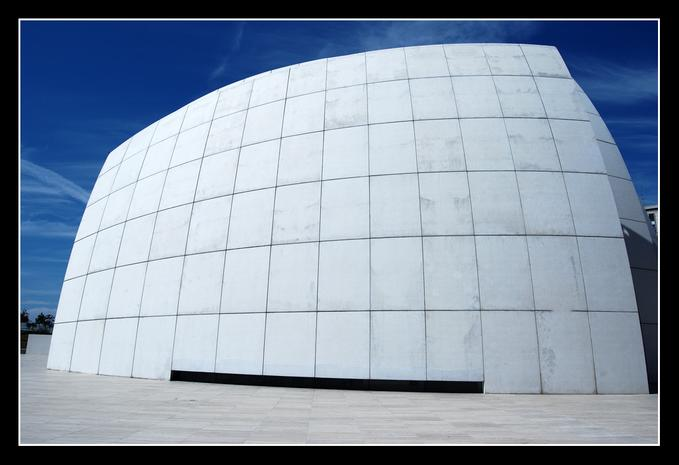
//> input picture Building1.bmp, 679 x 465 px
$ ./Assignment3 Building1.bmp   (built with g++ and OpenCV 4)
//> lines starting //> are read from the running program, lines starting //| are printed output that depends on the picture
#include <opencv2/core/core.hpp>
#include <opencv2/highgui/highgui.hpp>

#include <iostream>


// For using my code you need to change the output source with name like f1 E1 E1_1 Es1 for different results
//Thanks Okan Gul

using namespace std;
using namespace cv;


int xGradient(Mat image, int x, int y)
{
    return image.at<Vec3b>(y-1, x-1)[2] + 2*image.at<Vec3b>(y, x-1)[2] +image.at<Vec3b>(y+1, x-1)[2] -image.at<Vec3b>(y-1, x+1)[2] -2*image.at<Vec3b>(y, x+1)[2] - image.at<Vec3b>(y+1, x+1)[2];
}

// Computes the y component of the gradient vector
// at a given point in a image
// returns gradient in the y direction

int yGradient(Mat image, int x, int y)
{
    return image.at<Vec3b>(y-1, x-1)[2] + 2*image.at<Vec3b>(y-1, x)[2] + image.at<Vec3b>(y-1, x+1)[2] - image.at<Vec3b>(y+1, x-1)[2] - 2*image.at<Vec3b>(y+1, x)[2] - image.at<Vec3b>(y+1, x+1)[2];
}


void dct_ii(int N,const double x[], double X[]) {
  for (int k = 0; k < N; ++k) {
    double sum = 0.;
    double s = (k == 0) ? sqrt(.5) : 1.;
    for (int n = 0; n < N; ++n) {
      sum += s * x[n] * cos(M_PI * (n + .5) * k / N);
    }
    X[k] = sum * sqrt(2. / N);
  }
}


int main(int argc, char **argv) {


  if(argc != 2) {
    cout << "USAGE: skeleton <input file path>" << endl;
    return -1;
  }

  //Load two copies of the image. One to leave as the original, and one to be modified.
  //Done for display purposes only
  //Use CV_LOAD_IMAGE_GRAYSCALE for greyscale images
  Mat f1= imread(argv[1], CV_LOAD_IMAGE_COLOR);
//> f1 is the input picture: 465 rows x 679 cols, CV_8UC3; mean B, G, R 165.6, 147.6, 133.2
  Mat E= imread(argv[1], CV_LOAD_IMAGE_COLOR);
  Mat src= imread(argv[1], CV_LOAD_IMAGE_COLOR);
  Mat f_hsi= imread(argv[1], CV_LOAD_IMAGE_COLOR);
  Mat f1_hsi= imread(argv[1], CV_LOAD_IMAGE_COLOR);

  //Create a pointer so that we can quickly toggle between which image is being displayed
  Mat *image = &f1;

  unsigned char *input = (unsigned char*)(f1.data);

  //Check that the images loaded
  if(!f1.data || !E.data) {
    cout << "ERROR: Could not load image data." << endl;
    return -1;
  }


  //  1D DCT PART

  // Output values automaticly print on terminal if you want to control them

  double f_array1[8];
  double f_array2[8];
  double f_array3[16];
  double array1[8] ={10,11,12,11,12,13,12,11};
  double array2[8] ={10,-10,8,-7,8,-8,7,-7};
  double array3[16] ={10,11,12,11,12,13,12,11,10,-10,8,-7,8,-8,7,-7};


  dct_ii(8,array1, f_array1);
  dct_ii(8,array2, f_array2);
  dct_ii(16,array3, f_array3);

  for(int i=0;i<8;i++){

    cout<<f_array1[i]<<endl;
  }
  cout<<" hobbaaaa "<<endl;
  for(int i=0;i<8;i++){

    cout<<f_array2[i]<<endl;
  }
  cout<<" holleeeee "<<endl;
  for(int i=0;i<16;i++){

    cout<<f_array3[i]<<endl;
  }

  // RGB TO HSI part used the equation to change the pixel values to reach finding hsi values

  // ***** If you only want to see the HSI images you need to change output images  name to hsi ******

  Mat hsi(src.rows, src.cols, src.type());

  float r, g, b, h, s, in;

  for(int i = 0; i < src.rows; i++)
  {
    for(int j = 0; j < src.cols; j++)
      {
        b = src.at<Vec3b>(i, j)[0];
        g = src.at<Vec3b>(i, j)[1];
        r = src.at<Vec3b>(i, j)[2];

        in = (b + g + r) / 3;

        int min_val = 0;
        min_val = std::min(r, std::min(b,g));

        s = 1 - 3*(min_val/(b + g + r));
        if(s < 0.00001)
        {
          s = 0;
        }else if(s > 0.99999){
          s = 1;
        }

        if(s != 0)
        {
          h = 0.5 * ((r - g) + (r - b)) / sqrt(((r - g)*(r - g)) + ((r - b)*(g - b)));
          h = acos(h);

          if(b <= g)
          {
            h = h;
          } else{
            h = ((360 * 3.14159265) / 180.0) - h;
          }
          }

          hsi.at<Vec3b>(i, j)[0] = (h * 180) / 3.14159265;
          hsi.at<Vec3b>(i, j)[1] = s*100;
          hsi.at<Vec3b>(i, j)[2] = in;
        }
  }
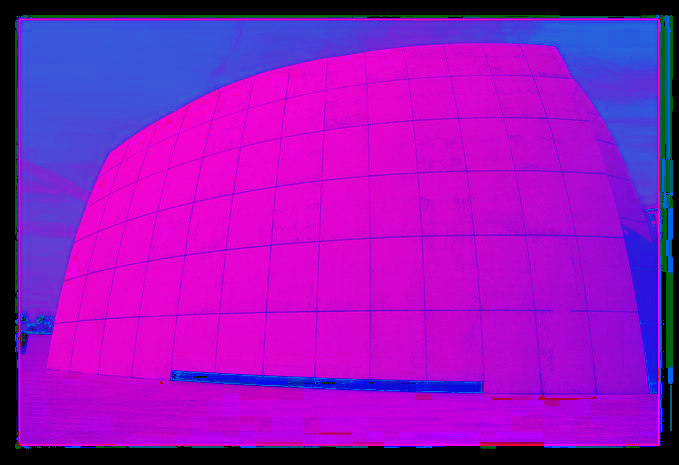
//> hsi: 465 rows x 679 cols, CV_8UC3; mean B, G, R 184.8, 18.7, 148.4
//> after the loop, b = 0; g = 0; r = 0; in = 0; s = nan; h = nan


  // Sobel operator for HSI image
  // I used my old which I write for assignment 2
  // Just change the Image to HSI components
  // ******  If you want to see the result images for ROI you need to change the result image to f_hsi *****

  int gx, gy, sum;
  for(int y = 0; y < hsi.rows; y++){
    for(int x = 0; x < hsi.cols; x++){

      f_hsi.at<Vec3b>(y, x)[0]= 0.0;
      f_hsi.at<Vec3b>(y, x)[1]= 0.0;
      f_hsi.at<Vec3b>(y, x)[2]= 0.0;
    }
  }
//> f_hsi: 465 rows x 679 cols, CV_8UC3; every value is 0

  for(int y = 1; y < hsi.rows - 1; y++){
      for(int x = 1; x < hsi.cols - 1; x++){
        gx = xGradient(hsi, x, y);

        gy = yGradient(hsi, x, y);


        sum = abs(gx) + abs(gy);
        if(sum>255)
          sum=255;
        else if(sum<0)
          sum=0;
        f_hsi.at<Vec3b>(y, x)[2]= sum;
      }
  }
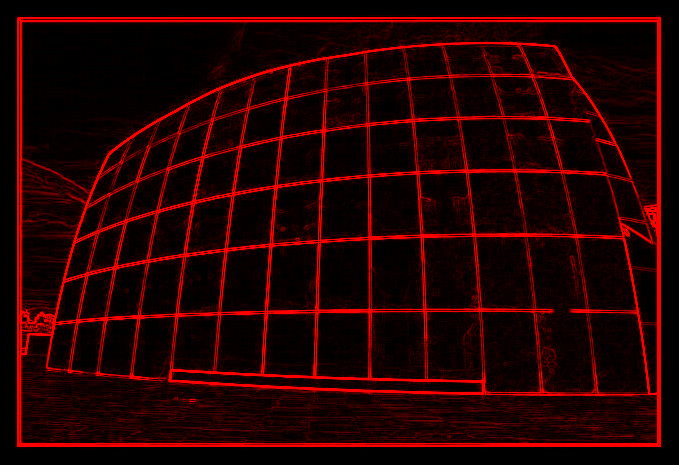
//> f_hsi: 465 rows x 679 cols, CV_8UC3; mean B, G, R 0, 0, 37.8
//> after the loop, gx = 0; gy = 0; sum = 0


 //Create the display window
  namedWindow("Unix Sample Skeleton");
  //Display loop
  bool loop = true;
  while(loop) {
    imshow("Unix Sample Skeleton", *image);

    switch(cvWaitKey(15)) {
//> the Esc key is pressed
      case 27:  //Exit display loop if ESC is pressed
        loop = false;
        break;
      case 32:  //Swap image pointer if space is pressed
        if(image == &f1) image = &hsi;
        else image = &f1;
        break;
      default:
        break;
    }
  }
}

$ run again, on Disk.bmp
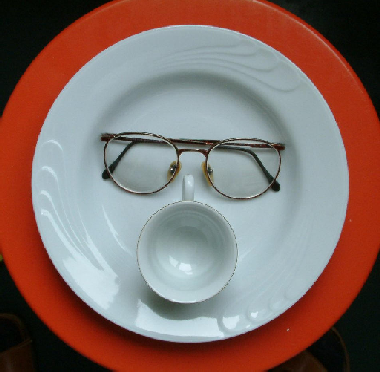
//> input picture Disk.bmp, 380 x 372 px
//> f1 is the input picture: 372 rows x 380 cols, CV_8UC3; mean B, G, R 104.4, 110.3, 133.9
//> the loop `for(int i = 0; i < src.rows; i++)` made 372 passes
//> (b, g, r, in, s, h) on passes 1 to 3: (2, 8, 3, 4.33, 0.538, 1.94), (2, 8, 3, 4.33, 0.538, 1.94), (0, 5, 0, 1.67, 1, 2.09)
//> after the loop `for(int i = 0; i < src.rows; i++)`:
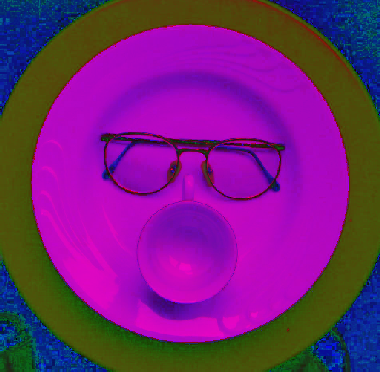
//> hsi: 372 rows x 380 cols, CV_8UC3; mean B, G, R 121.3, 34.1, 115.9
//> after the loop `for(int i = 0; i < src.rows; i++)`: b = 8; g = 13; r = 4; in = 8.33; s = 0.52; h = 2.55
//> the loop `for(int y = 1; y < hsi.rows - 1; y++)` made 370 passes
//> (gx, gy, sum) on passes 1 to 3: (-6, 4, 10), (-2, -4, 6), (-2, -8, 10)
//> after the loop `for(int y = 1; y < hsi.rows - 1; y++)`:
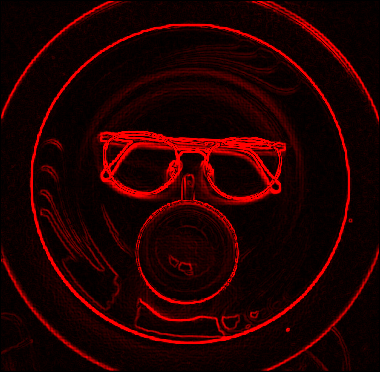
//> f_hsi: 372 rows x 380 cols, CV_8UC3; mean B, G, R 0, 0, 34.6
//> after the loop `for(int y = 1; y < hsi.rows - 1; y++)`: gx = 8; gy = -4; sum = 12

$ run again, on basel2.bmp
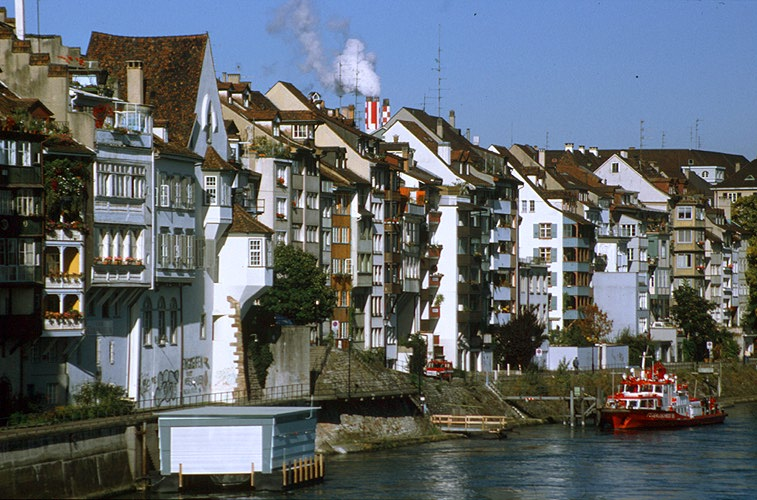
//> input picture basel2.bmp, 757 x 500 px
//> f1 is the input picture: 500 rows x 757 cols, CV_8UC3; mean B, G, R 107.3, 102.9, 96.6
//> the loop `for(int i = 0; i < src.rows; i++)` made 500 passes
//> (b, g, r, in, s, h) on passes 1 to 3: (191, 133, 98, 140.7, 0.303, 3.81), (195, 137, 102, 144.7, 0.295, 3.81), (197, 139, 104, 146.7, 0.291, 3.81)
//> after the loop `for(int i = 0; i < src.rows; i++)`:
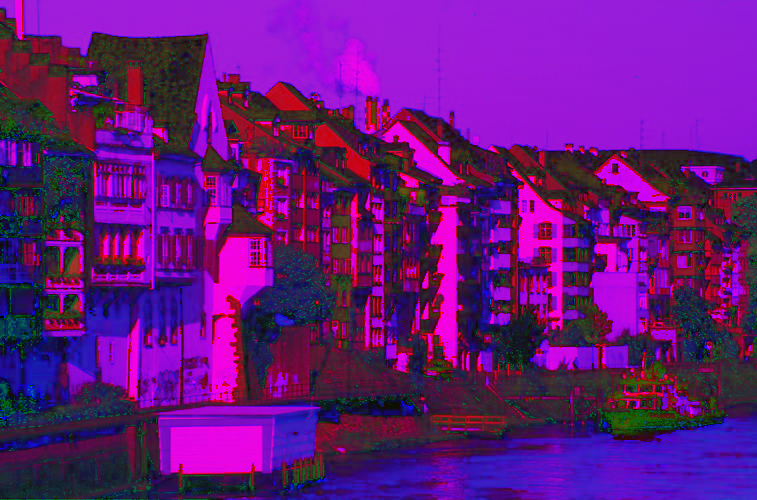
//> hsi: 500 rows x 757 cols, CV_8UC3; mean B, G, R 125.7, 21.4, 101.9
//> after the loop `for(int i = 0; i < src.rows; i++)`: b = 89; g = 71; r = 42; in = 67.33; s = 0.376; h = 3.53
//> the loop `for(int y = 1; y < hsi.rows - 1; y++)` made 498 passes
//> (gx, gy, sum) on passes 1 to 3: (1, -25, 26), (3, -1, 4), (3, 13, 16)
//> after the loop `for(int y = 1; y < hsi.rows - 1; y++)`:
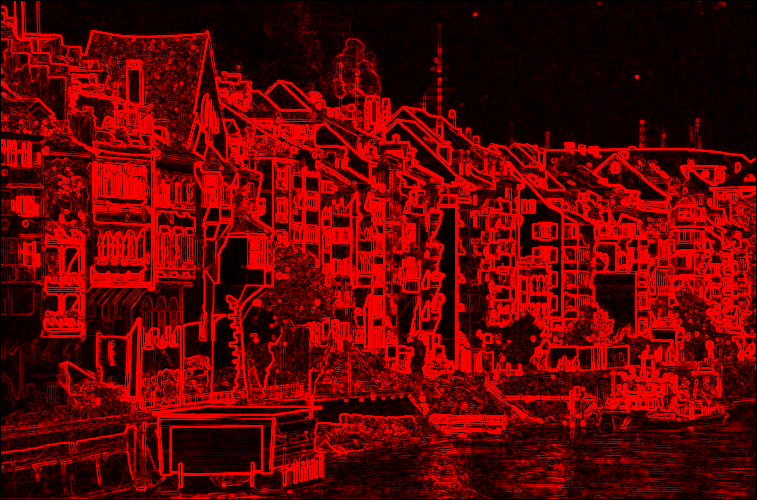
//> f_hsi: 500 rows x 757 cols, CV_8UC3; mean B, G, R 0, 0, 97.1
//> after the loop `for(int y = 1; y < hsi.rows - 1; y++)`: gx = 36; gy = -38; sum = 74
